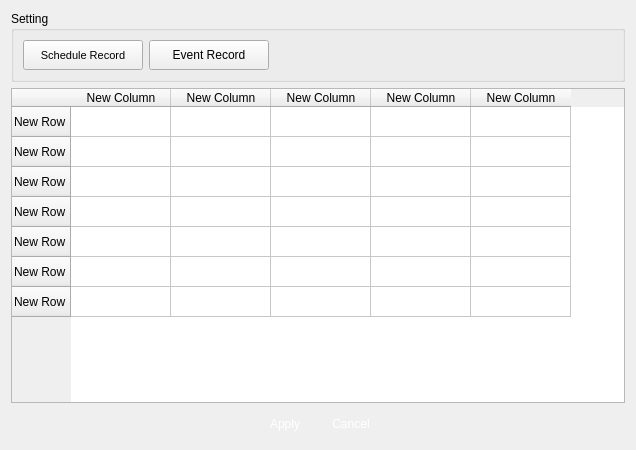
<?xml version="1.0" encoding="UTF-8"?>
<ui version="4.0">
 <class>VSCSchedule</class>
 <widget class="QWidget" name="VSCSchedule">
  <property name="geometry">
   <rect>
    <x>0</x>
    <y>0</y>
    <width>636</width>
    <height>450</height>
   </rect>
  </property>
  <property name="windowTitle">
   <string>Master Hard Disk Selecting</string>
  </property>
  <property name="windowIcon">
   <iconset>
    <normaloff>:/logo/resources/vscsmall.jpg</normaloff>:/logo/resources/vscsmall.jpg</iconset>
  </property>
  <layout class="QVBoxLayout" name="verticalLayout">
   <item>
    <widget class="QGroupBox" name="groupBox_2">
     <property name="title">
      <string>Setting</string>
     </property>
     <layout class="QHBoxLayout" name="horizontalLayout_2">
      <item>
       <widget class="QPushButton" name="pbSched">
        <property name="minimumSize">
         <size>
          <width>120</width>
          <height>30</height>
         </size>
        </property>
        <property name="maximumSize">
         <size>
          <width>120</width>
          <height>30</height>
         </size>
        </property>
        <property name="font">
         <font>
          <pointsize>8</pointsize>
         </font>
        </property>
        <property name="styleSheet">
         <string notr="true">QPushButton { 
border:none;
color:white;
background-image: url(:/action/resources/buttonlarge.png);}
QPushButton:hover {
	background-image: url(:/action/resources/buttonlargepress.png);}
QPushButton:pressed {
	background-image: url(:/action/resources/buttonlarge.png);}
	font: 8pt &quot;MS Shell Dlg 2&quot;;
</string>
        </property>
        <property name="text">
         <string>Schedule Record</string>
        </property>
        <property name="iconSize">
         <size>
          <width>60</width>
          <height>40</height>
         </size>
        </property>
       </widget>
      </item>
      <item>
       <widget class="QPushButton" name="pbEvent">
        <property name="minimumSize">
         <size>
          <width>120</width>
          <height>30</height>
         </size>
        </property>
        <property name="maximumSize">
         <size>
          <width>120</width>
          <height>30</height>
         </size>
        </property>
        <property name="styleSheet">
         <string notr="true">QPushButton { 
border:none;
color:white;
background-image: url(:/action/resources/buttonlarge.png);}
QPushButton:hover {
	background-image: url(:/action/resources/buttonlargepress.png);}
QPushButton:pressed {
	background-image: url(:/action/resources/buttonlarge.png);}
	font: 8pt &quot;MS Shell Dlg 2&quot;;
</string>
        </property>
        <property name="text">
         <string>Event Record</string>
        </property>
        <property name="iconSize">
         <size>
          <width>60</width>
          <height>40</height>
         </size>
        </property>
       </widget>
      </item>
      <item>
       <spacer name="horizontalSpacer_3">
        <property name="orientation">
         <enum>Qt::Horizontal</enum>
        </property>
        <property name="sizeHint" stdset="0">
         <size>
          <width>40</width>
          <height>20</height>
         </size>
        </property>
       </spacer>
      </item>
     </layout>
    </widget>
   </item>
   <item>
    <widget class="QTableWidget" name="sched">
     <row>
      <property name="text">
       <string>New Row</string>
      </property>
     </row>
     <row>
      <property name="text">
       <string>New Row</string>
      </property>
     </row>
     <row>
      <property name="text">
       <string>New Row</string>
      </property>
     </row>
     <row>
      <property name="text">
       <string>New Row</string>
      </property>
     </row>
     <row>
      <property name="text">
       <string>New Row</string>
      </property>
     </row>
     <row>
      <property name="text">
       <string>New Row</string>
      </property>
     </row>
     <row>
      <property name="text">
       <string>New Row</string>
      </property>
     </row>
     <column>
      <property name="text">
       <string>New Column</string>
      </property>
     </column>
     <column>
      <property name="text">
       <string>New Column</string>
      </property>
     </column>
     <column>
      <property name="text">
       <string>New Column</string>
      </property>
     </column>
     <column>
      <property name="text">
       <string>New Column</string>
      </property>
     </column>
     <column>
      <property name="text">
       <string>New Column</string>
      </property>
     </column>
    </widget>
   </item>
   <item>
    <layout class="QHBoxLayout" name="horizontalLayout">
     <item>
      <spacer name="horizontalSpacer">
       <property name="orientation">
        <enum>Qt::Horizontal</enum>
       </property>
       <property name="sizeHint" stdset="0">
        <size>
         <width>40</width>
         <height>20</height>
        </size>
       </property>
      </spacer>
     </item>
     <item>
      <widget class="QPushButton" name="pushButtonApply">
       <property name="minimumSize">
        <size>
         <width>60</width>
         <height>30</height>
        </size>
       </property>
       <property name="maximumSize">
        <size>
         <width>60</width>
         <height>30</height>
        </size>
       </property>
       <property name="styleSheet">
        <string notr="true">QPushButton { 
border:none;
color:white;
background-image: url(:/action/resources/button.png);}
QPushButton:hover {
	background-image: url(:/action/resources/buttonpress.png);}
QPushButton:pressed {
	background-image: url(:/action/resources/button.png);}
</string>
       </property>
       <property name="text">
        <string>Apply</string>
       </property>
       <property name="iconSize">
        <size>
         <width>60</width>
         <height>40</height>
        </size>
       </property>
      </widget>
     </item>
     <item>
      <widget class="QPushButton" name="pushButtonCancel">
       <property name="minimumSize">
        <size>
         <width>60</width>
         <height>30</height>
        </size>
       </property>
       <property name="maximumSize">
        <size>
         <width>60</width>
         <height>30</height>
        </size>
       </property>
       <property name="styleSheet">
        <string notr="true">QPushButton { 
border:none;
color:white;
background-image: url(:/action/resources/button.png);}
QPushButton:hover {
	background-image: url(:/action/resources/buttonpress.png);}
QPushButton:pressed {
	background-image: url(:/action/resources/button.png);}
</string>
       </property>
       <property name="text">
        <string>Cancel</string>
       </property>
       <property name="iconSize">
        <size>
         <width>60</width>
         <height>40</height>
        </size>
       </property>
      </widget>
     </item>
     <item>
      <spacer name="horizontalSpacer_2">
       <property name="orientation">
        <enum>Qt::Horizontal</enum>
       </property>
       <property name="sizeHint" stdset="0">
        <size>
         <width>40</width>
         <height>20</height>
        </size>
       </property>
      </spacer>
     </item>
    </layout>
   </item>
  </layout>
 </widget>
 <resources>
  <include location="../../../main/vscmainwindows.qrc"/>
 </resources>
 <connections/>
</ui>
